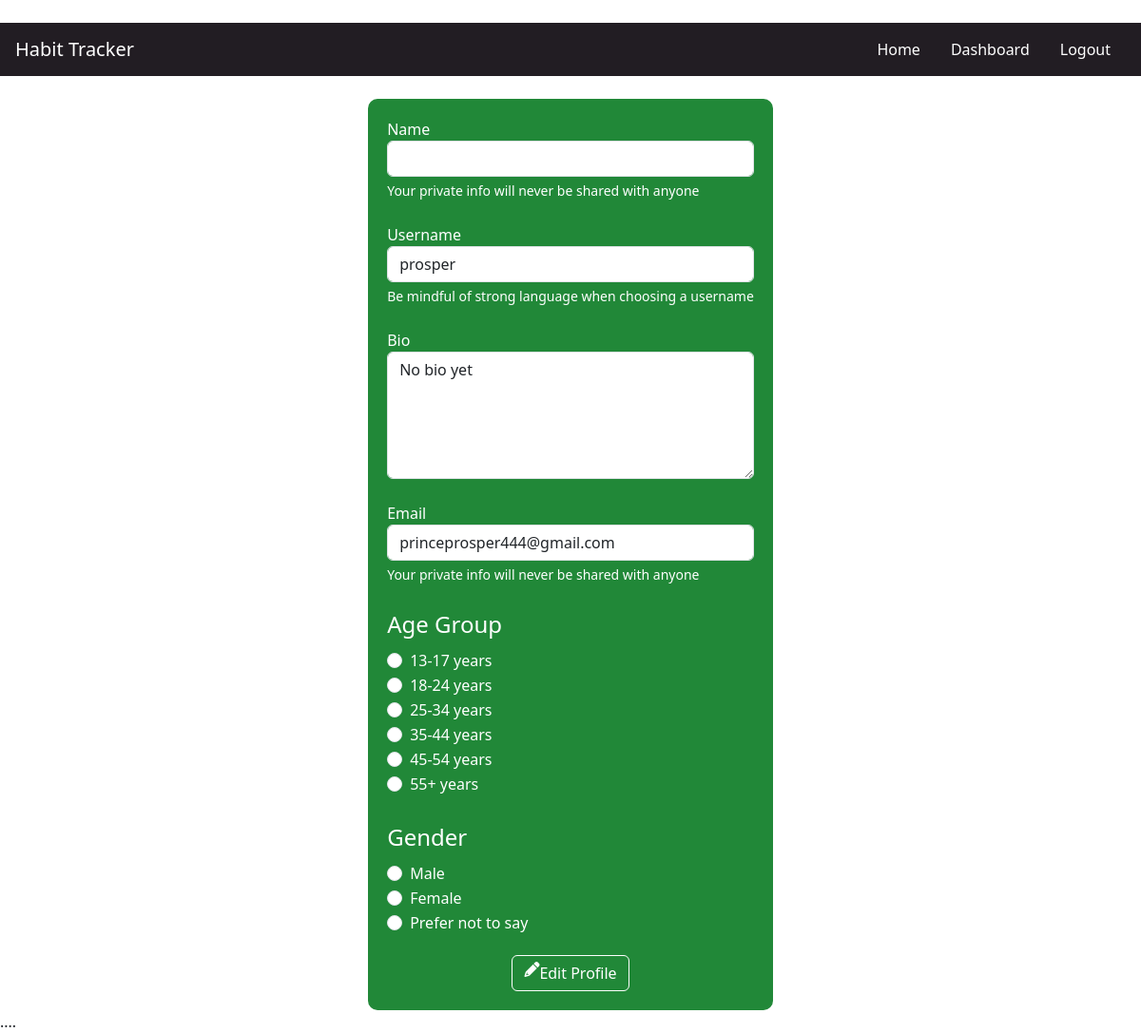
/habit_tracker/edit_profile/ (signed in), run on the app's committed database.
### habit_tracker/models.py (models this page shows, shortened)
class CustomUser(AbstractUser):
    AGE_GROUP_CHOICES = [
        ("13-17", "13-17 years"),
        ("18-24", "18-24 years"),
        ("25-34", "25-34 years"),
        ("35-44", "35-44 years"),
        ("45-54", "45-54 years"),
        ("55+", "55+ years"),
    ]
    GENDER_CHOICES = [
        ("male", "Male"),
        ("female", "Female"),
        ("no gender", "Prefer not to say")
    ]
    age_group = models.CharField(max_length=10, choices=AGE_GROUP_CHOICES, null=True, blank=True)
    gender = models.CharField(max_length=20, choices=GENDER_CHOICES, blank=True, null=True)
    real_name = models.CharField(max_length=150)
    user_bio = models.TextField(max_length=200, null=True, blank=True, default="No bio yet")
    points = models.IntegerField(default=0)
    profile_picture = models.ImageField(
        upload_to='profile_pictures/',
        null=True,
        blank=True,
        default='profile_pictures/default.jpeg'
    )
    friends = models.ManyToManyField('self', blank=True, symmetrical=True)
    groups = models.ManyToManyField(
        "auth.Group",
        related_name="custom_user_groups",
        blank=True,
    )
    user_permissions = models.ManyToManyField(
        "auth.Permission",
        related_name="custom_user_permissions",
        blank=True,
    )

### habit_tracker/views.py (the view, shortened to what this page needs)
# urls.py: path("edit_profile/", views.edit_profile, name="edit_profile"),
def edit_profile(request):
    try:
        profile = CustomUser.objects.get(id=request.user.id)
    except CustomUser.DoesNotExist:
        return render(request, "habit_tracker/edit_profile.html", {
            "messages": ["User not found."],
        }, status=404)
    return render(request, "habit_tracker/edit_profile.html", {
        "profile": profile,
    })

### habit_tracker/templates/habit_tracker/edit_profile.html (shortened to what this page needs)
{% extends "habit_tracker/layout.html" %}
{% load static %}
{% block main %}
    <div>
        <form method="post" action="{% url 'edit_profile' %}" class="mx-auto" autocomplete="off" id="editProfileForm">
            <div class="form-group">
                <label for="editname">Name</label>
                <input class="form-control" name="editrealname" value="{{ profile.real_name }}" autofocus autocomplete="realname" id="editname" aria-describedby="realnamehelp" type="text">
                <div id="realnamehelp" class="form-text" style="color: white";>
                    Your private info will never be shared with anyone
                </div>
            </div>
            <div class="form-group mt-4">
                <label for="editusername">Username</label>
                <input class="form-control" name="editusername" value="{{ profile.username }}" autocomplete="new-username" id="editusername" aria-describedby="usernamehelp" type="text">
                <div id="usernamehelp" class="form-text" style="color: white;">
                    Be mindful of strong language when choosing a username
                </div>
            </div>
            <div class="form-group mt-4">
                <label for="editbio">Bio</label>
                <textarea class="form-control" autocomplete="off" name="editbio" id="editbio" rows="5">{{ profile.user_bio }}</textarea>
            </div>
            <div class="form-group mt-4">
                <label for="editemail">Email</label>
                <input class="form-control" name="editemail" value="{{ profile.email }}" autocomplete="off" id="editemail" aria-describedby="emailhelp" type="email">
                <div id="emailhelp" class="form-text" style="color: white;">
                    Your private info will never be shared with anyone
                </div>
            </div>
            <fieldset class="mt-4">
                <legend>Age Group</legend>
                <div class="form-check">
                    <input class="form-check-input" type="radio" name="edit_age_group" id="ageGroup1" value="13-17">
                    <label class="form-check-label" for="ageGroup1">
                      13-17 years
                    </label>
                </div>
                <div class="form-check">
                  <input class="form-check-input" type="radio" name="edit_age_group" id="ageGroup2" value="18-24">
                  <label class="form-check-label" for="ageGroup2">
                    18-24 years
                  </label>
                </div>
                <div class="form-check">
                  <input class="form-check-input" type="radio" name="edit_age_group" id="ageGroup3" value="25-34">
                  <label class="form-check-label" for="ageGroup3">
                    25-34 years
                  </label>
                </div>
                <div class="form-check">
                  <input class="form-check-input" type="radio" name="edit_age_group" id="ageGroup4" value="35-44">
                  <label class="form-check-label" for="ageGroup4">
                    35-44 years
                  </label>
                </div>
                <div class="form-check">
                  <input class="form-check-input" type="radio" name="edit_age_group" id="ageGroup5" value="45-54">
                  <label class="form-check-label" for="ageGroup5">
                    45-54 years
                  </label>
                </div>
                <div class="form-check">
                  <input class="form-check-input" type="radio" name="edit_age_group" id="ageGroup6" value="55+">
                  <label class="form-check-label" for="ageGroup6">
                    55+ years
                  </label>
                </div>
            </fieldset>
            <fieldset class="mt-4">
                <legend>Gender</legend>
                <div class="form-check">
                    <input class="form-check-input" type="radio" name="editgender" id="gender1" value="male">
                    <label class="form-check-label" for="gender1">Male</label>
                </div>
                <div class="form-check">
                    <input class="form-check-input" type="radio" name="editgender" id="gender2" value="female">
                    <label class="form-check-label" for="gender2">Female</label>
                </div>
                <div class="form-check">
                    <input class="form-check-input" type="radio" name="editgender" id="gender3" value="no gender">
                    <label class="form-check-label" for="gender3">Prefer not to say</label>
                </div>
            </fieldset>
            <div>
                <button class="btn btn-outline-primary d-flex mx-auto" type="submit" id="editButton">
                    <i class="fas fa-pencil-alt"></i>   Edit Profile
                </button>
            </div>
        </form>
    </div>
{% endblock %}

### habit_tracker/static/habit_tracker/styles.css (style rules this page uses)
body { background: white }
#registerForm, #editProfileForm { background-color: #218838 !important; border-radius: 10px; padding: 20px; color: white; align-items: center; max-width: fit-content; }
#button2, #button3, #button4, #button5, #editButton { background-color: transparent; border-color: white; color: white; margin-left: 100px; margin-top: 20px; }

### data on the page
CustomUser: editusername "prosper", editbio "No bio yet", editemail "princeprosper444@gmail.com"
